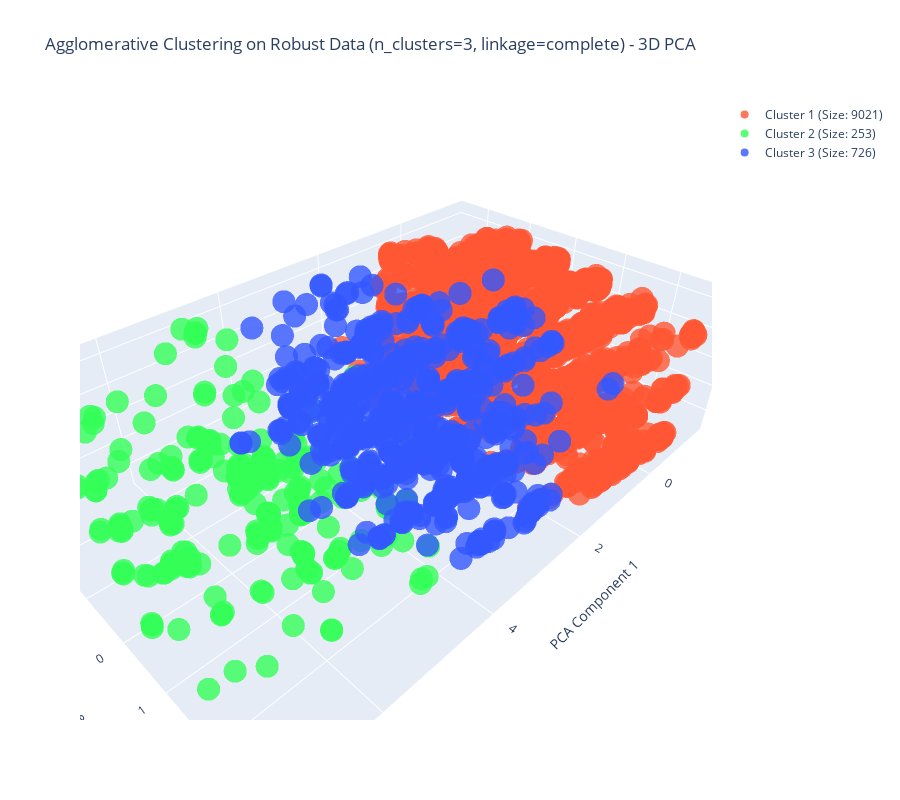

Notebook code for this chart:
### Markdown cell above
### Model

### Code cell
from sklearn.decomposition import PCA
from sklearn.cluster import AgglomerativeClustering
from sklearn.metrics import silhouette_score
import matplotlib.pyplot as plt
import plotly.graph_objs as go
import numpy as np

def visualize_agglomerative_clusters_optimized_pca(agglomerative_best_data, agglomerative_best_n_clusters, agglomerative_best_linkage, agglomerative_best_title, agglomerative_sample_size=10000):
    if agglomerative_best_data.shape[0] > agglomerative_sample_size:
        agglomerative_random_indices = np.random.choice(agglomerative_best_data.shape[0], agglomerative_sample_size, replace=False)
        agglomerative_visualization_data = agglomerative_best_data[agglomerative_random_indices, :]
    else:
        agglomerative_visualization_data = agglomerative_best_data

    # Perform Agglomerative Clustering with the best parameters
    agglomerative_model = AgglomerativeClustering(n_clusters=agglomerative_best_n_clusters, linkage=agglomerative_best_linkage)
    agglomerative_labels = agglomerative_model.fit_predict(agglomerative_visualization_data)
    
    # Calculate additional metrics
    agglomerative_num_clusters_found = len(set(agglomerative_labels))
    agglomerative_cluster_sizes = {label: sum(agglomerative_labels == label) for label in set(agglomerative_labels)}  # Count points in each cluster
    agglomerative_num_noise_points = list(agglomerative_labels).count(-1)  # Agglomerative Clustering usually doesn’t have noise, but added for consistency
    if agglomerative_num_clusters_found > 1:
        agglomerative_silhouette_score = silhouette_score(agglomerative_visualization_data, agglomerative_labels)
    else:
        agglomerative_silhouette_score = "Not applicable"  # For cases with 1 or no clusters

    # Apply PCA with 2 components for 2D visualization
    agglomerative_pca_2d = PCA(n_components=2)
    agglomerative_pca_2d_data = agglomerative_pca_2d.fit_transform(agglomerative_visualization_data)
    
    # Define distinct colors for each cluster
    agglomerative_distinct_colors = ['#FF5733', '#33FF57', '#3357FF', '#F333FF', '#FFC300', '#FF33A1', '#33FFF0', '#A1FF33', '#5733FF', '#FF5733']

    # 2D Plot using Matplotlib
    plt.figure(figsize=(10, 7))
    agglomerative_unique_labels = set(agglomerative_labels)
    for agglomerative_label in agglomerative_unique_labels:
        if agglomerative_label == -1:
            agglomerative_color = "black"
            agglomerative_label_text = f"Noise (Size: {agglomerative_cluster_sizes[agglomerative_label]})"
        else:
            agglomerative_color = agglomerative_distinct_colors[agglomerative_label % len(agglomerative_distinct_colors)]
            agglomerative_label_text = f"Cluster {agglomerative_label + 1} (Size: {agglomerative_cluster_sizes[agglomerative_label]})"
        
        plt.scatter(
            agglomerative_pca_2d_data[agglomerative_labels == agglomerative_label, 0], 
            agglomerative_pca_2d_data[agglomerative_labels == agglomerative_label, 1], 
            s=50, c=agglomerative_color, label=agglomerative_label_text, alpha=0.7
        )
    
    plt.title(f"Agglomerative Clustering on {agglomerative_best_title} (n_clusters={agglomerative_best_n_clusters}, linkage={agglomerative_best_linkage}) - 2D PCA")
    plt.xlabel("PCA Component 1")
    plt.ylabel("PCA Component 2")
    plt.legend()
    plt.tight_layout()
    plt.show()

    # 3D Plot with Plotly using a fixed 3 components (optional if needed)
    if agglomerative_sample_size <= 40000:  # Limit 3D plotting to smaller samples for performance
        agglomerative_pca_3d = PCA(n_components=3)
        agglomerative_pca_3d_data = agglomerative_pca_3d.fit_transform(agglomerative_visualization_data)
        
        agglomerative_fig = go.Figure()
        for agglomerative_label in agglomerative_unique_labels:
            if agglomerative_label == -1:
                agglomerative_color = "black"
                agglomerative_label_text = f"Noise (Size: {agglomerative_cluster_sizes[agglomerative_label]})"
            else:
                agglomerative_color = agglomerative_distinct_colors[agglomerative_label % len(agglomerative_distinct_colors)]
                agglomerative_label_text = f"Cluster {agglomerative_label + 1} (Size: {agglomerative_cluster_sizes[agglomerative_label]})"
            
            agglomerative_fig.add_trace(go.Scatter3d(
                x=agglomerative_pca_3d_data[agglomerative_labels == agglomerative_label, 0],
                y=agglomerative_pca_3d_data[agglomerative_labels == agglomerative_label, 1],
                z=agglomerative_pca_3d_data[agglomerative_labels == agglomerative_label, 2],
                mode='markers',
                marker=dict(size=8, color=agglomerative_color, opacity=0.8),
                name=agglomerative_label_text
            ))
        
        agglomerative_fig.update_layout(
            scene=dict(
                xaxis_title="PCA Component 1",
                yaxis_title="PCA Component 2",
                zaxis_title="PCA Component 3"
            ),
            title=f"Agglomerative Clustering on {agglomerative_best_title} (n_clusters={agglomerative_best_n_clusters}, linkage={agglomerative_best_linkage}) - 3D PCA",
            height=800
        )
        
        agglomerative_fig.show()

    # Return the metrics as separate outputs
    return agglomerative_silhouette_score, agglomerative_num_clusters_found, agglomerative_num_noise_points, agglomerative_cluster_sizes

# Call the function directly using the predefined parameters
agglomerative_silhouette_score, agglomerative_num_clusters, agglomerative_num_noise_points, agglomerative_cluster_sizes = visualize_agglomerative_clusters_optimized_pca(
    agglomerative_best_data, agglomerative_best_n_clusters, agglomerative_best_linkage, agglomerative_best_title, agglomerative_sample_size=10000
)

# Display the metrics separately
print(f"Silhouette Score: {agglomerative_silhouette_score}")
print(f"Number of Clusters: {agglomerative_num_clusters}")
print(f"Number of Noise Points: {agglomerative_num_noise_points}")
print(f"Cluster Sizes: {agglomerative_cluster_sizes}")

### Figure 1 — Plotly figure (JSON) as saved in the notebook; plotly's stock layout.template omitted (floating-point values rounded to 4 significant figures; data arrays with more than 128 entries replaced by an {"elided": "..."} marker saying what was removed)
{"data": [{"marker": {"color": "#FF5733", "opacity": 0.8, "size": 8}, "mode": "markers", "name": "Cluster 1 (Size: 9021)", "type": "scatter3d", "x": {"elided": "9021 float values"}, "y": {"elided": "9021 float values"}, "z": {"elided": "9021 float values"}}, {"marker": {"color": "#33FF57", "opacity": 0.8, "size": 8}, "mode": "markers", "name": "Cluster 2 (Size: 253)", "type": "scatter3d", "x": {"elided": "253 float values"}, "y": {"elided": "253 float values"}, "z": {"elided": "253 float values"}}, {"marker": {"color": "#3357FF", "opacity": 0.8, "size": 8}, "mode": "markers", "name": "Cluster 3 (Size: 726)", "type": "scatter3d", "x": {"elided": "726 float values"}, "y": {"elided": "726 float values"}, "z": {"elided": "726 float values"}}], "layout": {"height": 800, "scene": {"xaxis": {"title": {"text": "PCA Component 1"}}, "yaxis": {"title": {"text": "PCA Component 2"}}, "zaxis": {"title": {"text": "PCA Component 3"}}}, "title": {"text": "Agglomerative Clustering on Robust Data (n_clusters=3, linkage=complete) - 3D PCA"}}}
